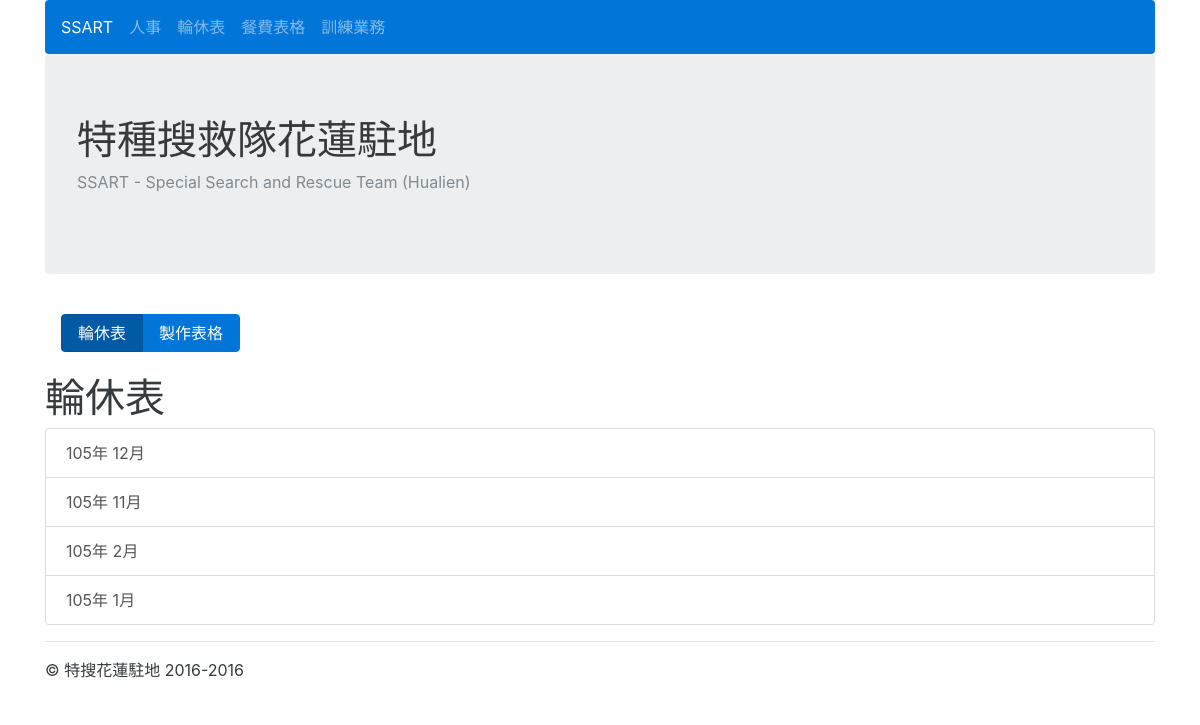
The page /holiday/ on the database as committed earlier.
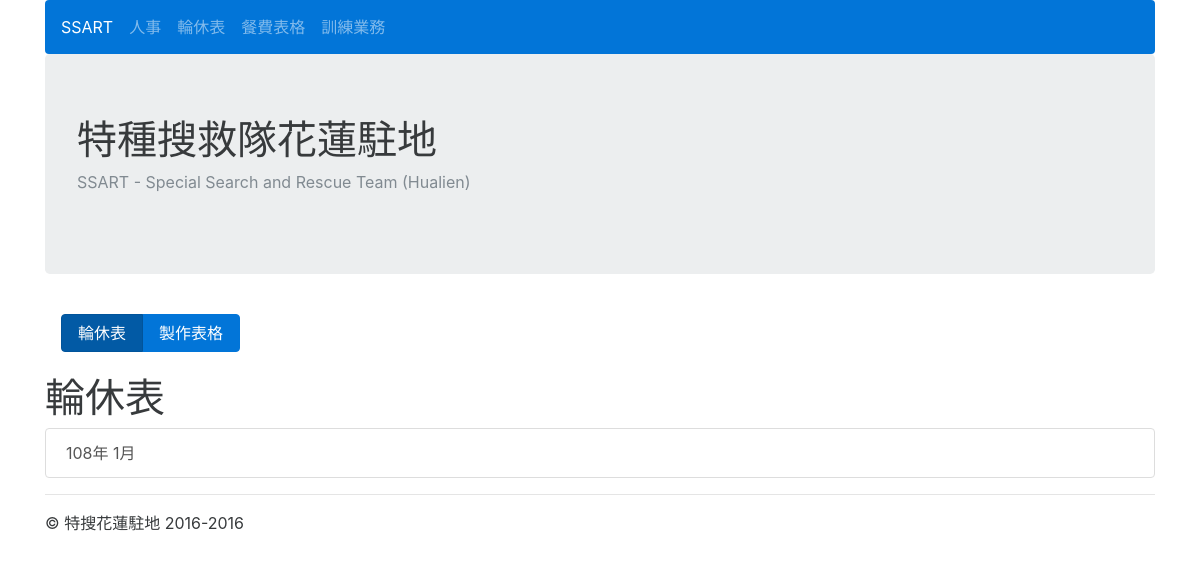
The same page on the database as committed later.
### holiday/models.py (models this page shows, shortened)
class HolidayMonth(models.Model):
	year = models.PositiveIntegerField()
	month = models.CharField(max_length=20, choices=MONTH_CHOICES)
	name = models.ManyToManyField(UserProfile, through='Holiday')
	holiday_count = models.PositiveIntegerField(default=0)
	def get_absolute_url(self):
		return reverse ('holiday_detail', kwargs={'pk':self.pk})
	class Meta:
		ordering = ['-pk']

### holiday/views.py (the view)
def holiday_list(request):
	holiday_months = HolidayMonth.objects.all()
	context = {
	'holiday_months':holiday_months
	}
	return render(request,'holiday_list.html' , context)

### holiday/templates/holiday_list.html (shortened to what this page needs)
{% extends 'base.html' %}
{% block content %}
<nav class="navbar">
	<div class="btn-group">
		<a href={% url 'holiday_list' %} class="btn btn-primary active"> 輪休表</a>
		<a href={% url 'holiday_create' %} class="btn btn-primary"> 製作表格</a>
	</div>
</nav>
<p>
	<div class="list-group">
		<h1>輪休表</h1>
		<p>
		{% for holiday_month in holiday_months %}
			<a href={{ holiday_month.get_absolute_url }} class="list-group-item list-group-item-action">
				{{ holiday_month.year }}年
				{{ holiday_month.month }}月
			</a>
		{% endfor %}
	</div>
{% endblock %}

Rows that differ between the two databases and show on the page:
removed HolidayMonth: year "105", month "12"
removed HolidayMonth: year "105", month "11"
removed HolidayMonth: year "105", month "2"
removed HolidayMonth: year "105", month "1"
added HolidayMonth: year "108", month "1"
